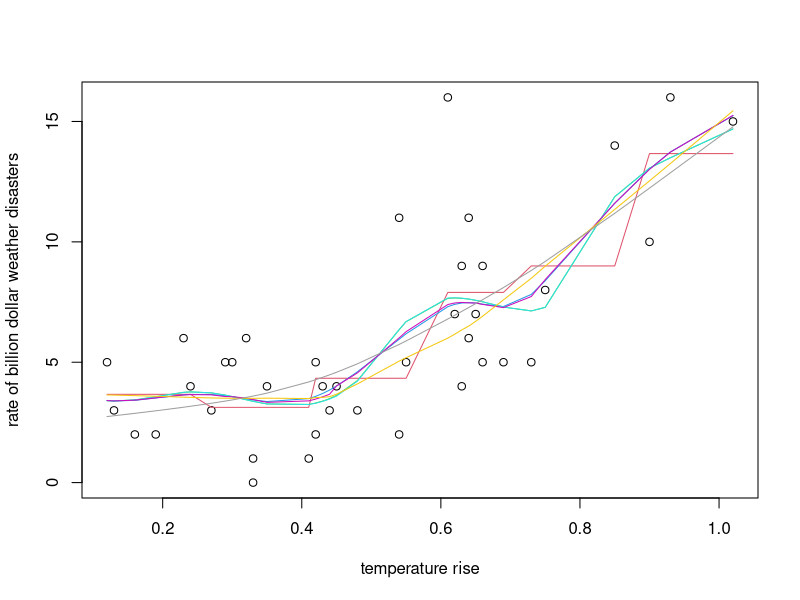
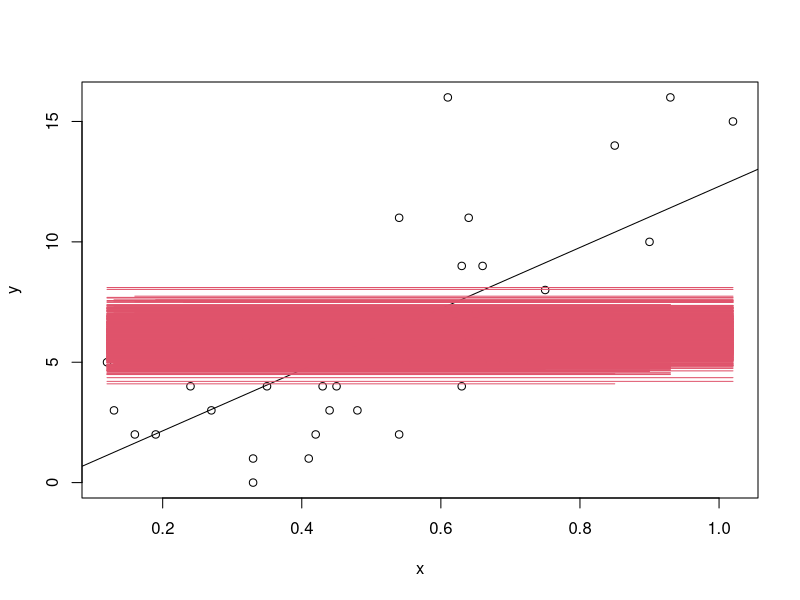
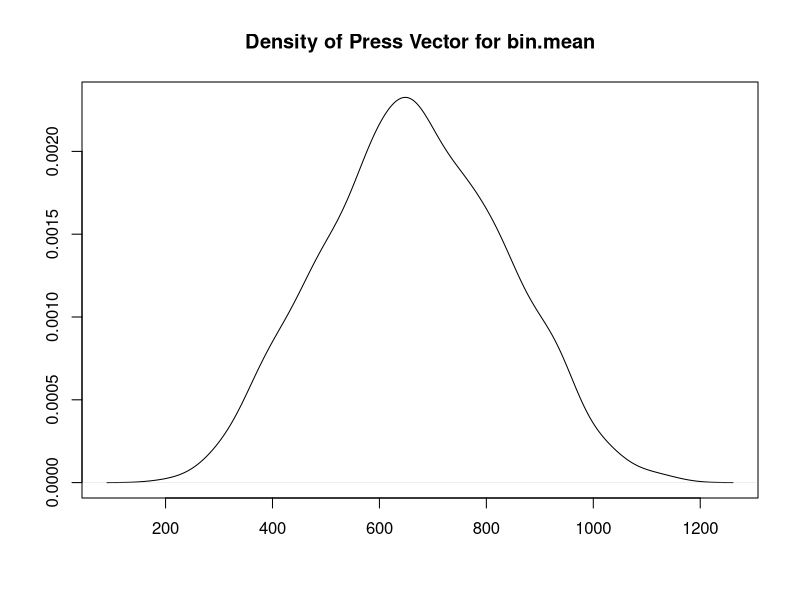

Source code (R) for these figures, in order:
NOAA1=read.csv("NOAA+GISS.csv")
my.hat.w<-function(x,wt){
        x1<-cbind(1,x)
        x1%*%solve(t(x1)%*%diag(wt)%*%x1)%*%t(x1)%*%(diag(wt))
}
bin.mean<-function(x,y,nbin,xcol=2)
{
        o1<-order(x)
        x1<-x[o1]
        y1<-y[o1]
        r1<-range(x)
        inc<-(r1[2]-r1[1])/nbin
        yvec<-NULL
        smat<-NULL
        for(i in 1:nbin){
                bin.low<-r1[1]+(i-1)*inc
                bin.high<-r1[1]+i*inc
                
                I1<-x1>=bin.low
                if(i<nbin){
                        I2<-x1<bin.high
                }else{
                        I2<-x1<=(bin.high+200)
                }
                I3<-as.logical(I1*I2)
                yval<-mean(y1[I3])
                n1<-sum(I3)
                matdum<-NULL
                for(i in 1:n1){
                        matdum<-rbind(matdum,I3*1/n1)
                }
                smat<-rbind(smat,matdum)
                yvec<-c(yvec,rep(yval,n1))
        }
        n99<-length(x1)
        dferror<-length(x1)-sum(diag(2*smat-smat%*%(t(smat))))
        delta1<-sum(diag(t(diag(n99)-smat)%*%(diag(n99)-smat)))
        R<-t(diag(n99)-smat)%*%(diag(n99)-smat)
        delta2<-2*sum(diag(R%*%R))
        lines(x1,yvec,col=xcol)
        ypred<-y1
        ypred<-smat%*%y1
        resid<-y-ypred
        pressvec<-sum((resid/(1-diag(smat)))^2) 
        list(smat=smat,df=sum(diag(smat)),dferror=dferror,delta1=delta1,delta2=delta2,resid=resid,pred=ypred,press=pressvec)
        
}
gauss.mean<-function(x,y,lambda,xcol=3,do.plot=T)
{
        o1<-order(x)
        x1<-x[o1]
        y1<-y[o1]
        r1<-range(x)
        smat<-NULL
        n1<-length(x1)
        for(i in 1:n1){
                v1<-dnorm(x1,x1[i],lambda)
                v1<-v1/sum(v1)
                smat<-rbind(smat,v1)
        }
        yhat<-smat%*%y1
        if(do.plot){
                lines(x1,yhat,col=xcol)
        }
        n99<-length(x1)
        dferror<-length(x1)-sum(diag(2*smat-smat%*%(t(smat))))
        delta1<-sum(diag(t(diag(n99)-smat)%*%(diag(n99)-smat)))
        R<-t(diag(n99)-smat)%*%(diag(n99)-smat)
        delta2<-2*sum(diag(R%*%R))
        resid<-y1-smat%*%y1
        ypred<-y1
        ypred[o1]<-smat%*%y1
        pressvec<-sum((resid/(1-diag(smat)))^2) 
        list(smat=smat,df=sum(diag(smat)),dferror=dferror,delta1=delta1,delta2=delta2,resid=resid,pred=ypred,press=pressvec)
}
gauss.mean.trunc<-function(x,y,lambda,nnn,xcol=5,do.plot=T)
{
        o1<-order(x)
        x1<-x[o1]
        y1<-y[o1]
        r1<-range(x)
        smat<-NULL
        n1<-length(x1)
        trunc.val<-n1-nnn
        for(i in 1:n1){
                v1<-dnorm(x1,x1[i],lambda)
                o2<-order(v1)
                thresh<-v1[o2[trunc.val]]
                v1<-v1*(v1>thresh)
                v1<-v1/sum(v1)
                smat<-rbind(smat,v1)
        }
        yhat<-smat%*%y1
        if(do.plot){
                lines(x1,yhat,col=xcol)
        }
        n99<-length(x1)
        dferror<-length(x1)-sum(diag(2*smat-smat%*%(t(smat))))
        delta1<-sum(diag(t(diag(n99)-smat)%*%(diag(n99)-smat)))
        R<-t(diag(n99)-smat)%*%(diag(n99)-smat)
        delta2<-2*sum(diag(R%*%R))
        resid<-y1-smat%*%y1
        ypred<-y1
        ypred[o1]<-smat%*%y1
        pressvec<-sum((resid/(1-diag(smat)))^2) 
        list(smat=smat,df=sum(diag(smat)),dferror=dferror,delta1=delta1,delta2=delta2,resid=resid,pred=ypred,press=pressvec)
        
}
gauss.reg<-function(x,y,lambda,xcol=4,do.plot=T)
{
        o1<-order(x)
        x1<-x[o1]
        y1<-y[o1]
        r1<-range(x)
        smat<-NULL
        n1<-length(x1)
        for(i in 1:n1){
                v1<-dnorm(x1,x1[i],lambda)
                v1<-v1/sum(v1)
                H1<-my.hat.w(x1,v1)
                smat<-rbind(smat,H1[i,])
        }
        yhat<-smat%*%y1
        if(do.plot){
                lines(x1,yhat,col=xcol)
        }
        n99<-length(x1)
        dferror<-length(x1)-sum(diag(2*smat-smat%*%(t(smat))))
        delta1<-sum(diag(t(diag(n99)-smat)%*%(diag(n99)-smat)))
        R<-t(diag(n99)-smat)%*%(diag(n99)-smat)
        delta2<-2*sum(diag(R%*%R))
        resid<-y1-smat%*%y1
        ypred<-y1
        ypred[o1]<-smat%*%y1
        pressvec<-sum((resid/(1-diag(smat)))^2) 
        list(smat=smat,df=sum(diag(smat)),dferror=dferror,delta1=delta1,delta2=delta2,resid=resid,pred=ypred,press=pressvec)
}
gauss.reg.trunc<-function(x,y,lambda,nnn,xcol=6,do.plot=T)
{
        o1<-order(x)
        x1<-x[o1]
        y1<-y[o1]
        r1<-range(x)
        smat<-NULL
        n1<-length(x1)
        trunc.val<-n1-nnn
        for(i in 1:n1){
                v1<-dnorm(x1,x1[i],lambda)
                o1<-order(v1)
                thresh<-v1[o1[trunc.val]]
                v1<-v1*(v1>thresh)
                v1<-v1/sum(v1)
                H1<-my.hat.w(x1,v1)
                smat<-rbind(smat,H1[i,])
        }
        yhat<-smat%*%y1
        if(do.plot){
                lines(x1,yhat,col=xcol)
        }
        n99<-length(x1)
        dferror<-length(x1)-sum(diag(2*smat-smat%*%(t(smat))))
        delta1<-sum(diag(t(diag(n99)-smat)%*%(diag(n99)-smat)))
        R<-t(diag(n99)-smat)%*%(diag(n99)-smat)
        delta2<-2*sum(diag(R%*%R))
        resid<-y1-smat%*%y1
        ypred<-y1
        ypred[o1]<-smat%*%y1
        pressvec<-sum((resid/(1-diag(smat)))^2) 
        list(smat=smat,df=sum(diag(smat)),dferror=dferror,delta1=delta1,delta2=delta2,resid=resid,pred=ypred, press=pressvec)
}
plot(NOAA1[,3],NOAA1[,2],xlab="temperature rise",ylab="rate of billion dollar weather disasters")
dum<-bin.mean(NOAA1[,3],NOAA1[,2],6)
dum<-gauss.mean(NOAA1[,3],NOAA1[,2],.063)$df
gauss.reg(NOAA1[,3],NOAA1[,2],.078,do.plot=T)$df
gauss.mean.trunc(NOAA1[,3],NOAA1[,2],.063,20,do.plot=T)$df
gauss.reg.trunc(NOAA1[,3],NOAA1[,2],.08,17,do.plot=T)$df
lines(lowess(NOAA1[,3],NOAA1[,2]),col=7)
lines(smooth.spline(NOAA1[,3],NOAA1[,2]),col=8)

bootstrap<-function(x=NOAA1[,3],y=NOAA1[,2],nboot=1000){
        plot(x,y)
        dum.reg<-bin.mean(x,y,.2)
        lstr<-lsfit(x,y)
        abline(lstr)
        pressvec0<-dum.reg$press
        pressvec<-NULL
        for(i in 1:nboot){
                v1<-sample(length(x),length(x),replace=T)
                x1<-x[v1]
                y1<-y[v1]
                dum.reg1<-bin.mean(x1,y1,.2)
                pressvec1<-dum.reg1$press
                pressvec<-c(pressvec,pressvec1)
        }
        error <- qt(0.975,df=length(pressvec)-1)*sd(pressvec)/sqrt(length(pressvec))
        LC <- mean(pressvec)-error
        UC <- mean(pressvec)+error
        list(pressvec=pressvec,press=dum.reg$press, CI=list(LC,UC))
}

result=bootstrap()
d<-density(result$pressvec)
plot(d, main="Density of Press Vector for bin.mean",xlab="",ylab="")























